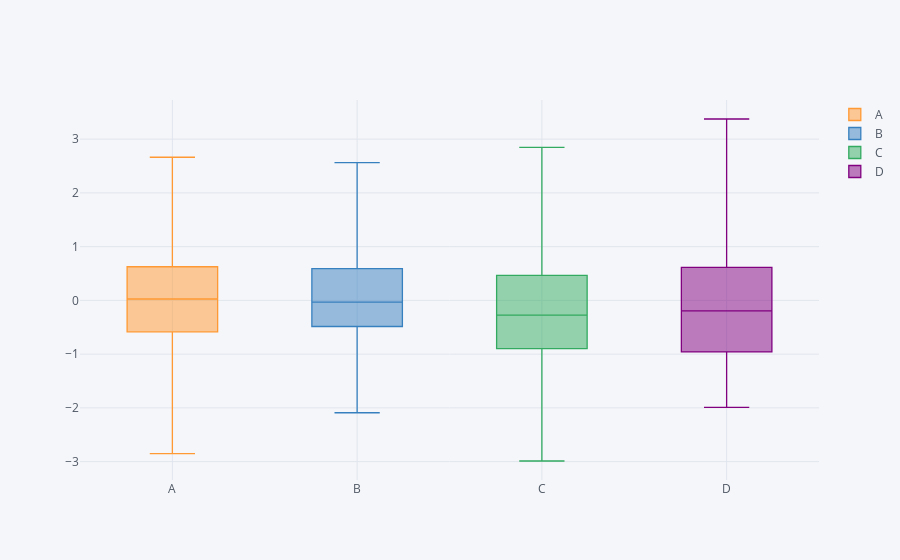

Notebook source saved alongside this figure:
### Markdown cell above
## Boxplots

kind = tipo do gráfico

### Code cell
df.iplot(kind='box')
